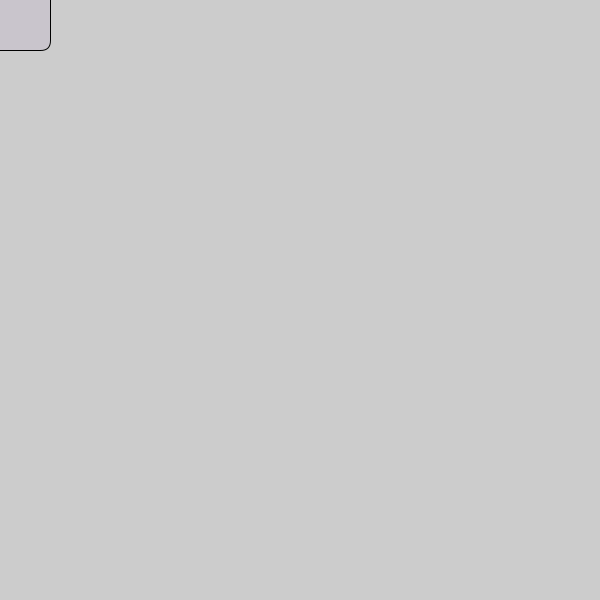
Frame 1 (no input)
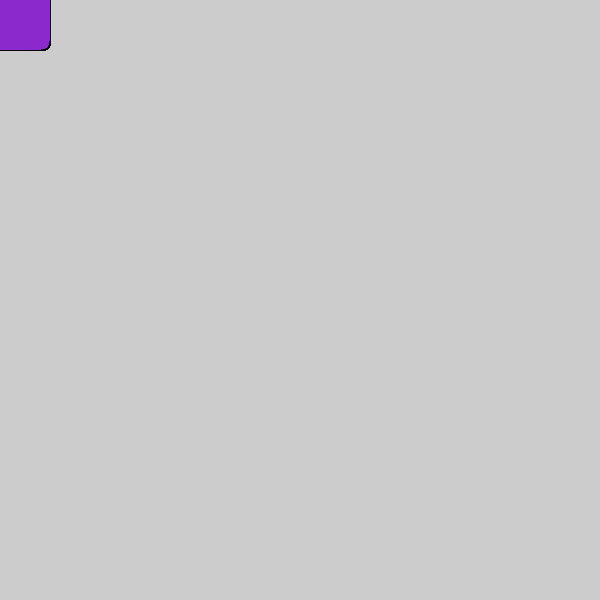
Frame 60 (the mouse pressed at the canvas centre just before this capture)
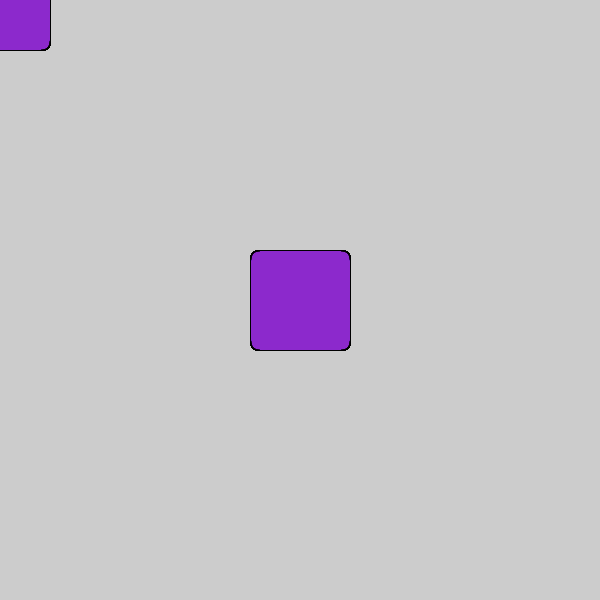
Frame 120 (the mouse held since frame 60 and released just before this capture)

The Processing sketch that drew these frames (run headless with seeded random() and noise(); from frame 60 on, the mouse is pressed at the canvas centre):

// Processing sketch: sketch_160530a
// ── sketch_160530a.pde
void setup() {
  size(600, 600); // tamaño en pixeles
  rectMode(CENTER);
}

void draw() {
  //background(0, 0, 0);
  fill(126, 25, 200, 10);
  rect(mouseX, mouseY, 100, 100, 10);
}
